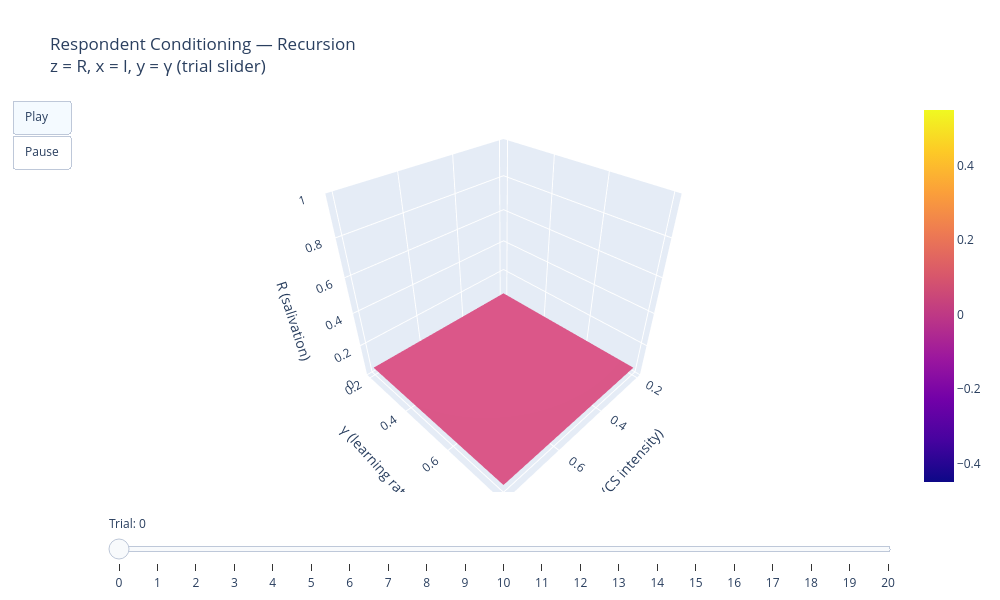

Notebook source saved alongside this figure:
### Code cell
# Plotly 3D interactive meshes for respondent conditioning
# We create three figures (recursion, difference/Euler, differential/closed-form).
# Each figure shows a 3x3 grid over I (CS intensity) and gamma (learning rate), with
# a time slider to scrub through trials/time. The surface z = R(I, gamma, t).

import numpy as np
import plotly.graph_objects as go

# ---------------- Common parameters ----------------
R0 = 0.05
I_vals = np.array([0.2, 0.5, 0.8])
gamma_vals = np.array([0.2, 0.5, 0.8])

# Build a 2D meshgrid for I, gamma
I_grid, G_grid = np.meshgrid(I_vals, gamma_vals)  # shape (3,3)

# ---------------- 1) Recursion ----------------
# R_{t+1} = R_t + gamma * I * (1 - R_t), with trial index t = 0..T
T_trials = 20

def recursion_surface_at_trial(t_idx):
    # Iterate t_idx steps for each (I, gamma) on the grid
    R = np.full_like(I_grid, R0, dtype=float)
    for _ in range(t_idx):
        R = R + G_grid * I_grid * (1.0 - R)
    return R

frames_rec = []
for k in range(T_trials + 1):
    Z = recursion_surface_at_trial(k)
    frames_rec.append(go.Frame(data=[go.Surface(z=Z, x=I_grid, y=G_grid, showscale=False)],
                               name=f"trial_{k}"))

fig_rec = go.Figure(
    data=[go.Surface(z=recursion_surface_at_trial(0), x=I_grid, y=G_grid, showscale=True)],
    layout=go.Layout(
        height=600,
        width=1000,
        title="Respondent Conditioning — Recursion<br>z = R, x = I, y = γ (trial slider)",
        scene=dict(
            xaxis_title="I (CS intensity)",
            yaxis_title="γ (learning rate)",
            zaxis_title="R (salivation)",
            zaxis=dict(range=[0, 1]),  # lock z limits
            aspectmode='cube'
        ),
        updatemenus=[dict(type="buttons",
                          buttons=[dict(label="Play",
                                        method="animate",
                                        args=[None, dict(frame=dict(duration=200, redraw=True),
                                                         fromcurrent=True, transition=dict(duration=0))]),
                                   dict(label="Pause",
                                        method="animate",
                                        args=[[None], dict(frame=dict(duration=0, redraw=False),
                                                           mode="immediate")])])],
        sliders=[dict(
            steps=[dict(method="animate",
                        args=[[f"trial_{k}"],
                              dict(mode="immediate",
                                   frame=dict(duration=0, redraw=True),
                                   transition=dict(duration=0))],
                        label=str(k))
                   for k in range(T_trials + 1)],
            currentvalue=dict(prefix="Trial: ")
        )]
    ),
    frames=frames_rec
)

fig_rec.show()

### Figure 1 — Plotly figure (JSON) as saved in the notebook; plotly's stock layout.template omitted (floating-point values rounded to 4 significant figures)
{"data": [{"showscale": true, "type": "surface", "x": [[0.2, 0.5, 0.8], [0.2, 0.5, 0.8], [0.2, 0.5, 0.8]], "y": [[0.2, 0.2, 0.2], [0.5, 0.5, 0.5], [0.8, 0.8, 0.8]], "z": [[0.05, 0.05, 0.05], [0.05, 0.05, 0.05], [0.05, 0.05, 0.05]]}], "layout": {"height": 600, "scene": {"aspectmode": "cube", "xaxis": {"title": {"text": "I (CS intensity)"}}, "yaxis": {"title": {"text": "γ (learning rate)"}}, "zaxis": {"range": [0, 1], "title": {"text": "R (salivation)"}}}, "sliders": [{"currentvalue": {"prefix": "Trial: "}, "steps": [{"args": [["trial_0"], {"frame": {"duration": 0, "redraw": true}, "mode": "immediate", "transition": {"duration": 0}}], "label": "0", "method": "animate"}, {"args": [["trial_1"], {"frame": {"duration": 0, "redraw": true}, "mode": "immediate", "transition": {"duration": 0}}], "label": "1", "method": "animate"}, {"args": [["trial_2"], {"frame": {"duration": 0, "redraw": true}, "mode": "immediate", "transition": {"duration": 0}}], "label": "2", "method": "animate"}, {"args": [["trial_3"], {"frame": {"duration": 0, "redraw": true}, "mode": "immediate", "transition": {"duration": 0}}], "label": "3", "method": "animate"}, {"args": [["trial_4"], {"frame": {"duration": 0, "redraw": true}, "mode": "immediate", "transition": {"duration": 0}}], "label": "4", "method": "animate"}, {"args": [["trial_5"], {"frame": {"duration": 0, "redraw": true}, "mode": "immediate", "transition": {"duration": 0}}], "label": "5", "method": "animate"}, {"args": [["trial_6"], {"frame": {"duration": 0, "redraw": true}, "mode": "immediate", "transition": {"duration": 0}}], "label": "6", "method": "animate"}, {"args": [["trial_7"], {"frame": {"duration": 0, "redraw": true}, "mode": "immediate", "transition": {"duration": 0}}], "label": "7", "method": "animate"}, {"args": [["trial_8"], {"frame": {"duration": 0, "redraw": true}, "mode": "immediate", "transition": {"duration": 0}}], "label": "8", "method": "animate"}, {"args": [["trial_9"], {"frame": {"duration": 0, "redraw": true}, "mode": "immediate", "transition": {"duration": 0}}], "label": "9", "method": "animate"}, {"args": [["trial_10"], {"frame": {"duration": 0, "redraw": true}, "mode": "immediate", "transition": {"duration": 0}}], "label": "10", "method": "animate"}, {"args": [["trial_11"], {"frame": {"duration": 0, "redraw": true}, "mode": "immediate", "transition": {"duration": 0}}], "label": "11", "method": "animate"}, {"args": [["trial_12"], {"frame": {"duration": 0, "redraw": true}, "mode": "immediate", "transition": {"duration": 0}}], "label": "12", "method": "animate"}, {"args": [["trial_13"], {"frame": {"duration": 0, "redraw": true}, "mode": "immediate", "transition": {"duration": 0}}], "label": "13", "method": "animate"}, {"args": [["trial_14"], {"frame": {"duration": 0, "redraw": true}, "mode": "immediate", "transition": {"duration": 0}}], "label": "14", "method": "animate"}, {"args": [["trial_15"], {"frame": {"duration": 0, "redraw": true}, "mode": "immediate", "transition": {"duration": 0}}], "label": "15", "method": "animate"}, {"args": [["trial_16"], {"frame": {"duration": 0, "redraw": true}, "mode": "immediate", "transition": {"duration": 0}}], "label": "16", "method": "animate"}, {"args": [["trial_17"], {"frame": {"duration": 0, "redraw": true}, "mode": "immediate", "transition": {"duration": 0}}], "label": "17", "method": "animate"}, {"args": [["trial_18"], {"frame": {"duration": 0, "redraw": true}, "mode": "immediate", "transition": {"duration": 0}}], "label": "18", "method": "animate"}, {"args": [["trial_19"], {"frame": {"duration": 0, "redraw": true}, "mode": "immediate", "transition": {"duration": 0}}], "label": "19", "method": "animate"}, {"args": [["trial_20"], {"frame": {"duration": 0, "redraw": true}, "mode": "immediate", "transition": {"duration": 0}}], "label": "20", "method": "animate"}]}], "title": {"text": "Respondent Conditioning — Recursion<br>z = R, x = I, y = γ (trial slider)"}, "updatemenus": [{"buttons": [{"args": [null, {"frame": {"duration": 200, "redraw": true}, "fromcurrent": true, "transition": {"duration": 0}}], "label": "Play", "method": "animate"}, {"args": [[null], {"frame": {"duration": 0, "redraw": false}, "mode": "immediate"}], "label": "Pause", "method": "animate"}], "type": "buttons"}], "width": 1000}}
